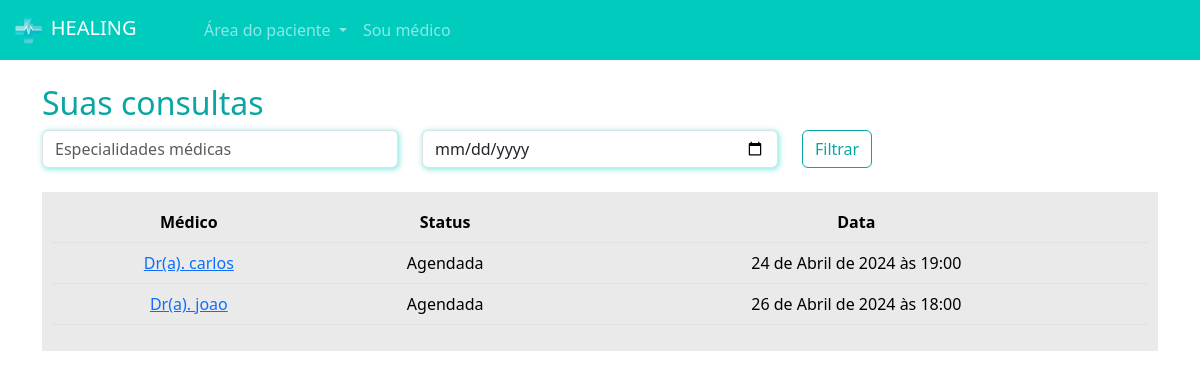
/paciente/minhas_consultas/ (signed in), run on an earlier commit of the app's database.
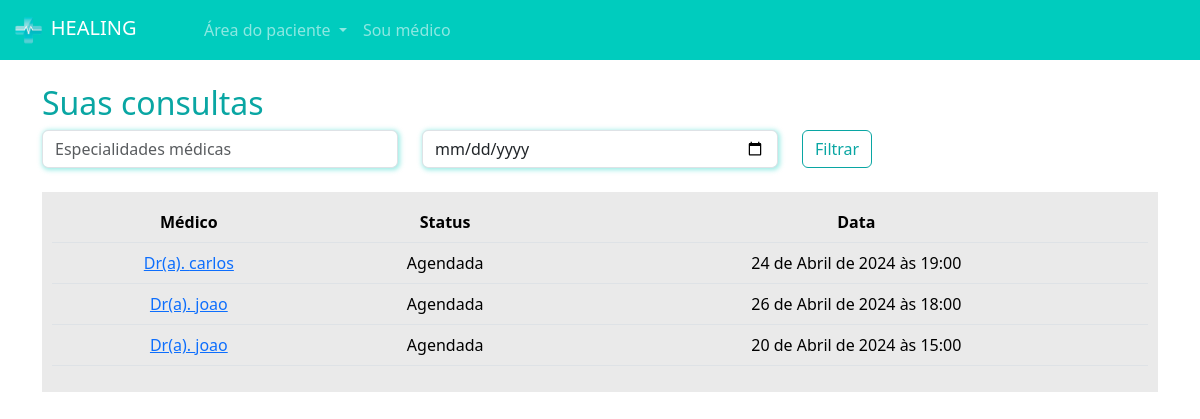
And on a later commit of the database.
### paciente/models.py (models this page shows, shortened)
class Consulta(models.Model):
    status_choices = (
        ('A', 'Agendada'),
        ('F', 'Finalizada'),
        ('C', 'Cancelada'),
        ('I', 'Iniciada'),
    )
    paciente = models.ForeignKey(User, on_delete=models.DO_NOTHING)
    data_aberta = models.ForeignKey(DatasAbertas, on_delete=models.DO_NOTHING)
    status = models.CharField(max_length=1, choices=status_choices, default='A')
    link = models.URLField(null=True, blank=True)

### medico/models.py (models this page shows, shortened)
class DatasAbertas(models.Model):
      data = models.DateTimeField()
      user = models.ForeignKey(User, on_delete=models.DO_NOTHING)
      agendado = models.BooleanField(default=False)

### paciente/views.py (the view)
# urls.py: path('minhas_consultas/', views.minhas_consultas, name="minhas_consultas"),
def minhas_consultas(request):
    minhas_consultas = Consulta.objects.filter(paciente=request.user).filter(data_aberta__data__gte=datetime.now())
    return render(request, 'minhas_consultas.html',{'minhas_consultas': minhas_consultas, 'is_medico': is_medico(request.user)})

### medico/models.py (called while the page is built)
def is_medico(user):
    return DadosMedico.objects.filter(user=user).exists()

### paciente/templates/minhas_consultas.html
{% extends "base.html" %}
{% load static %}
{% block 'head' %}
    <link rel="stylesheet" href="{% static 'medicos/css/abrir_horario.css' %}">
    <link rel="stylesheet" href="{% static 'usuarios/css/usuarios.css' %}">
    <link rel="stylesheet" href="{% static 'medicos/css/cadastro_medico.css' %}">
    <link rel="stylesheet" href="{% static 'pacientes/css/home.css' %}">
    <link rel="stylesheet" href="https://cdn.jsdelivr.net/npm/bootstrap-icons@1.11.3/font/bootstrap-icons.min.css">
{% endblock 'head' %}
{% block 'body' %}
{% include "partials/navbar.html" %}
    <div class="container">
        <br>
        <h2><span class="color-dark">Suas consultas</span></h2>
        <div class="row">
                <div class="col-md">
                    <input type="text" name="especialidades" id="" class="form-control shadow-main-color" placeholder="Especialidades médicas">
                </div>
            <div class="col-md">
                <input type="date" name="data" id="" class="form-control shadow-main-color" placeholder="Data da consulta">
            </div>
            <div class="col-md">
                <input type="submit" value="Filtrar" class="btn btn-dark-color-outline">
            </div>
        </div>
        <br>
        <div class="list-minhas-consultas">
            <table class="table">
                <thead>
                  <tr>
                    <th scope="col">Médico</th>
                    <th scope="col">Status</th>
                    <th scope="col">Data</th>
                  </tr>
                </thead>
                <tbody>
                    {% for consulta in minhas_consultas %}
                        <tr>
                            <td><a href="{% url "consulta" consulta.id %}">Dr(a). {{consulta.data_aberta.user}}</a></td>
                            <td>{{consulta.get_status_display}}</td>
                            <td>{{consulta.data_aberta.data}}</td>
                        </tr>
                    {% endfor %}
                </tbody>
              </table>
        </div>
    </div>
{% endblock 'body' %}

What changed in the data, as far as the page shows it:
added Consulta: data_aberta.user "joao", status "Agendada", data_aberta.data "20 de Abril de 2024 às 15:00"
